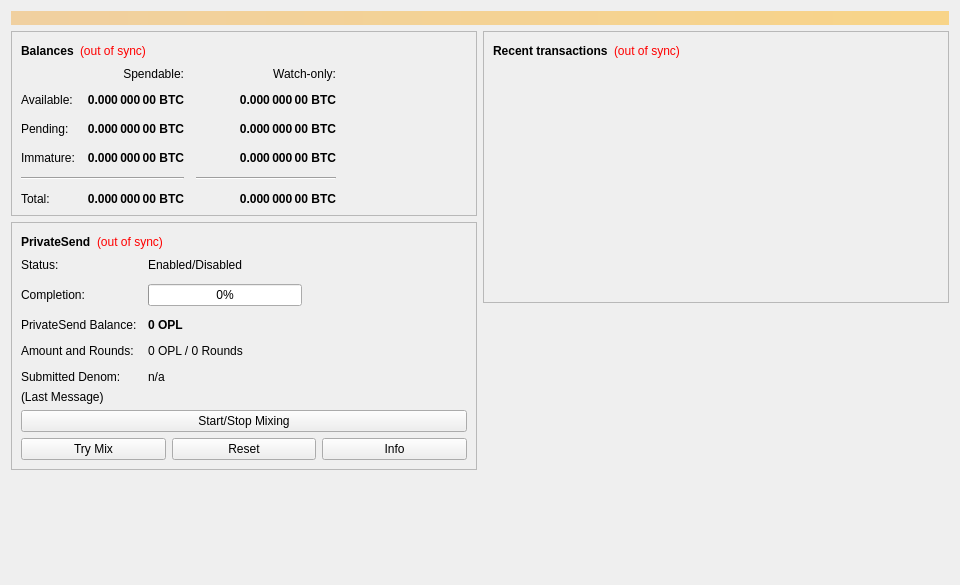
<?xml version="1.0" encoding="UTF-8"?>
<ui version="4.0">
 <class>OverviewPage</class>
 <widget class="QWidget" name="OverviewPage">
  <property name="geometry">
   <rect>
    <x>0</x>
    <y>0</y>
    <width>960</width>
    <height>585</height>
   </rect>
  </property>
  <property name="minimumSize">
   <size>
    <width>960</width>
    <height>0</height>
   </size>
  </property>
  <property name="windowTitle">
   <string>Form</string>
  </property>
  <layout class="QVBoxLayout" name="topLayout">
   <item>
    <widget class="QLabel" name="labelAlerts">
     <property name="visible">
      <bool>false</bool>
     </property>
     <property name="styleSheet">
      <string notr="true">QLabel { background-color: qlineargradient(x1: 0, y1: 0, x2: 1, y2: 0, stop:0 #F0D0A0, stop:1 #F8D488); color:#000000; }</string>
     </property>
     <property name="wordWrap">
      <bool>true</bool>
     </property>
     <property name="margin">
      <number>3</number>
     </property>
     <property name="textInteractionFlags">
      <set>Qt::TextSelectableByMouse</set>
     </property>
    </widget>
   </item>
   <item>
    <layout class="QHBoxLayout" name="horizontalLayout" stretch="1,1">
     <item>
      <layout class="QVBoxLayout" name="verticalLayout_2">
       <item>
        <widget class="QFrame" name="frame">
         <property name="frameShape">
          <enum>QFrame::StyledPanel</enum>
         </property>
         <property name="frameShadow">
          <enum>QFrame::Raised</enum>
         </property>
         <layout class="QVBoxLayout" name="verticalLayout_4">
          <item>
           <layout class="QHBoxLayout" name="horizontalLayout_4">
            <item>
             <widget class="QLabel" name="label_5">
              <property name="font">
               <font>
                <weight>75</weight>
                <bold>true</bold>
               </font>
              </property>
              <property name="text">
               <string>Balances</string>
              </property>
             </widget>
            </item>
            <item>
             <widget class="QLabel" name="labelWalletStatus">
              <property name="toolTip">
               <string>The displayed information may be out of date. Your wallet automatically synchronizes with the Opl network after a connection is established, but this process has not completed yet.</string>
              </property>
              <property name="styleSheet">
               <string notr="true">QLabel { color: red; }</string>
              </property>
              <property name="text">
               <string notr="true">(out of sync)</string>
              </property>
              <property name="alignment">
               <set>Qt::AlignLeading|Qt::AlignLeft|Qt::AlignVCenter</set>
              </property>
             </widget>
            </item>
            <item>
             <spacer name="horizontalSpacer_3">
              <property name="orientation">
               <enum>Qt::Horizontal</enum>
              </property>
              <property name="sizeHint" stdset="0">
               <size>
                <width>40</width>
                <height>20</height>
               </size>
              </property>
             </spacer>
            </item>
           </layout>
          </item>
          <item>
           <layout class="QGridLayout" name="gridLayout">
            <property name="spacing">
             <number>12</number>
            </property>
            <item row="2" column="2">
             <widget class="QLabel" name="labelWatchPending">
              <property name="font">
               <font>
                <weight>75</weight>
                <bold>true</bold>
               </font>
              </property>
              <property name="cursor">
               <cursorShape>IBeamCursor</cursorShape>
              </property>
              <property name="toolTip">
               <string>Unconfirmed transactions to watch-only addresses</string>
              </property>
              <property name="text">
               <string notr="true">0.000 000 00 BTC</string>
              </property>
              <property name="alignment">
               <set>Qt::AlignRight|Qt::AlignTrailing|Qt::AlignVCenter</set>
              </property>
              <property name="textInteractionFlags">
               <set>Qt::LinksAccessibleByMouse|Qt::TextSelectableByKeyboard|Qt::TextSelectableByMouse</set>
              </property>
             </widget>
            </item>
            <item row="2" column="1">
             <widget class="QLabel" name="labelUnconfirmed">
              <property name="font">
               <font>
                <weight>75</weight>
                <bold>true</bold>
               </font>
              </property>
              <property name="cursor">
               <cursorShape>IBeamCursor</cursorShape>
              </property>
              <property name="toolTip">
               <string>Total of transactions that have yet to be confirmed, and do not yet count toward the spendable balance</string>
              </property>
              <property name="text">
               <string notr="true">0.000 000 00 BTC</string>
              </property>
              <property name="alignment">
               <set>Qt::AlignRight|Qt::AlignTrailing|Qt::AlignVCenter</set>
              </property>
              <property name="textInteractionFlags">
               <set>Qt::LinksAccessibleByMouse|Qt::TextSelectableByKeyboard|Qt::TextSelectableByMouse</set>
              </property>
             </widget>
            </item>
            <item row="3" column="2">
             <widget class="QLabel" name="labelWatchImmature">
              <property name="font">
               <font>
                <weight>75</weight>
                <bold>true</bold>
               </font>
              </property>
              <property name="cursor">
               <cursorShape>IBeamCursor</cursorShape>
              </property>
              <property name="toolTip">
               <string>Mined balance in watch-only addresses that has not yet matured</string>
              </property>
              <property name="text">
               <string notr="true">0.000 000 00 BTC</string>
              </property>
              <property name="alignment">
               <set>Qt::AlignRight|Qt::AlignTrailing|Qt::AlignVCenter</set>
              </property>
              <property name="textInteractionFlags">
               <set>Qt::LinksAccessibleByMouse|Qt::TextSelectableByKeyboard|Qt::TextSelectableByMouse</set>
              </property>
             </widget>
            </item>
            <item row="4" column="0" colspan="2">
             <widget class="Line" name="lineSpendableBalance">
              <property name="orientation">
               <enum>Qt::Horizontal</enum>
              </property>
             </widget>
            </item>
            <item row="4" column="2">
             <widget class="Line" name="lineWatchBalance">
              <property name="sizePolicy">
               <sizepolicy hsizetype="Preferred" vsizetype="Fixed">
                <horstretch>0</horstretch>
                <verstretch>0</verstretch>
               </sizepolicy>
              </property>
              <property name="minimumSize">
               <size>
                <width>140</width>
                <height>0</height>
               </size>
              </property>
              <property name="orientation">
               <enum>Qt::Horizontal</enum>
              </property>
             </widget>
            </item>
            <item row="5" column="0">
             <widget class="QLabel" name="labelTotalText">
              <property name="text">
               <string>Total:</string>
              </property>
             </widget>
            </item>
            <item row="3" column="1">
             <widget class="QLabel" name="labelImmature">
              <property name="font">
               <font>
                <weight>75</weight>
                <bold>true</bold>
               </font>
              </property>
              <property name="cursor">
               <cursorShape>IBeamCursor</cursorShape>
              </property>
              <property name="toolTip">
               <string>Mined balance that has not yet matured</string>
              </property>
              <property name="text">
               <string notr="true">0.000 000 00 BTC</string>
              </property>
              <property name="alignment">
               <set>Qt::AlignRight|Qt::AlignTrailing|Qt::AlignVCenter</set>
              </property>
              <property name="textInteractionFlags">
               <set>Qt::LinksAccessibleByMouse|Qt::TextSelectableByKeyboard|Qt::TextSelectableByMouse</set>
              </property>
             </widget>
            </item>
            <item row="2" column="3">
             <spacer name="horizontalSpacer_2">
              <property name="orientation">
               <enum>Qt::Horizontal</enum>
              </property>
              <property name="sizeHint" stdset="0">
               <size>
                <width>40</width>
                <height>20</height>
               </size>
              </property>
             </spacer>
            </item>
            <item row="3" column="0">
             <widget class="QLabel" name="labelImmatureText">
              <property name="text">
               <string>Immature:</string>
              </property>
             </widget>
            </item>
            <item row="5" column="1">
             <widget class="QLabel" name="labelTotal">
              <property name="font">
               <font>
                <weight>75</weight>
                <bold>true</bold>
               </font>
              </property>
              <property name="cursor">
               <cursorShape>IBeamCursor</cursorShape>
              </property>
              <property name="toolTip">
               <string>Your current total balance</string>
              </property>
              <property name="text">
               <string notr="true">0.000 000 00 BTC</string>
              </property>
              <property name="alignment">
               <set>Qt::AlignRight|Qt::AlignTrailing|Qt::AlignVCenter</set>
              </property>
              <property name="textInteractionFlags">
               <set>Qt::LinksAccessibleByMouse|Qt::TextSelectableByKeyboard|Qt::TextSelectableByMouse</set>
              </property>
             </widget>
            </item>
            <item row="5" column="2">
             <widget class="QLabel" name="labelWatchTotal">
              <property name="font">
               <font>
                <weight>75</weight>
                <bold>true</bold>
               </font>
              </property>
              <property name="cursor">
               <cursorShape>IBeamCursor</cursorShape>
              </property>
              <property name="toolTip">
               <string>Current total balance in watch-only addresses</string>
              </property>
              <property name="text">
               <string notr="true">0.000 000 00 BTC</string>
              </property>
              <property name="alignment">
               <set>Qt::AlignRight|Qt::AlignTrailing|Qt::AlignVCenter</set>
              </property>
              <property name="textInteractionFlags">
               <set>Qt::LinksAccessibleByMouse|Qt::TextSelectableByKeyboard|Qt::TextSelectableByMouse</set>
              </property>
             </widget>
            </item>
            <item row="0" column="2">
             <widget class="QLabel" name="labelWatchonly">
              <property name="text">
               <string>Watch-only:</string>
              </property>
              <property name="alignment">
               <set>Qt::AlignRight|Qt::AlignTrailing|Qt::AlignVCenter</set>
              </property>
             </widget>
            </item>
            <item row="1" column="0">
             <widget class="QLabel" name="labelBalanceText">
              <property name="text">
               <string>Available:</string>
              </property>
             </widget>
            </item>
            <item row="1" column="1">
             <widget class="QLabel" name="labelBalance">
              <property name="font">
               <font>
                <weight>75</weight>
                <bold>true</bold>
               </font>
              </property>
              <property name="cursor">
               <cursorShape>IBeamCursor</cursorShape>
              </property>
              <property name="toolTip">
               <string>Your current spendable balance</string>
              </property>
              <property name="text">
               <string notr="true">0.000 000 00 BTC</string>
              </property>
              <property name="alignment">
               <set>Qt::AlignRight|Qt::AlignTrailing|Qt::AlignVCenter</set>
              </property>
              <property name="textInteractionFlags">
               <set>Qt::LinksAccessibleByMouse|Qt::TextSelectableByKeyboard|Qt::TextSelectableByMouse</set>
              </property>
             </widget>
            </item>
            <item row="1" column="2">
             <widget class="QLabel" name="labelWatchAvailable">
              <property name="font">
               <font>
                <weight>75</weight>
                <bold>true</bold>
               </font>
              </property>
              <property name="cursor">
               <cursorShape>IBeamCursor</cursorShape>
              </property>
              <property name="toolTip">
               <string>Your current balance in watch-only addresses</string>
              </property>
              <property name="text">
               <string notr="true">0.000 000 00 BTC</string>
              </property>
              <property name="alignment">
               <set>Qt::AlignRight|Qt::AlignTrailing|Qt::AlignVCenter</set>
              </property>
              <property name="textInteractionFlags">
               <set>Qt::LinksAccessibleByMouse|Qt::TextSelectableByKeyboard|Qt::TextSelectableByMouse</set>
              </property>
             </widget>
            </item>
            <item row="2" column="0">
             <widget class="QLabel" name="labelPendingText">
              <property name="text">
               <string>Pending:</string>
              </property>
             </widget>
            </item>
            <item row="0" column="1">
             <widget class="QLabel" name="labelSpendable">
              <property name="text">
               <string>Spendable:</string>
              </property>
              <property name="alignment">
               <set>Qt::AlignRight|Qt::AlignTrailing|Qt::AlignVCenter</set>
              </property>
             </widget>
            </item>
           </layout>
          </item>
         </layout>
        </widget>
       </item>
       <item>
        <widget class="QFrame" name="framePrivateSend">
         <property name="layoutDirection">
          <enum>Qt::LeftToRight</enum>
         </property>
         <property name="frameShape">
          <enum>QFrame::StyledPanel</enum>
         </property>
         <property name="frameShadow">
          <enum>QFrame::Raised</enum>
         </property>
         <layout class="QVBoxLayout" name="VerticalLayout_PS1">
          <item>
           <layout class="QHBoxLayout" name="horizontalLayout_5">
            <item>
             <widget class="QLabel" name="labelPrivateSendHeader">
              <property name="font">
               <font>
                <weight>75</weight>
                <bold>true</bold>
               </font>
              </property>
              <property name="text">
               <string>PrivateSend</string>
              </property>
             </widget>
            </item>
            <item>
             <widget class="QLabel" name="labelPrivateSendSyncStatus">
              <property name="toolTip">
               <string>The displayed information may be out of date. Your wallet automatically synchronizes with the Opl network after a connection is established, but this process has not completed yet.</string>
              </property>
              <property name="styleSheet">
               <string notr="true">QLabel { color: red; }</string>
              </property>
              <property name="text">
               <string notr="true">(out of sync)</string>
              </property>
              <property name="alignment">
               <set>Qt::AlignLeading|Qt::AlignLeft|Qt::AlignVCenter</set>
              </property>
             </widget>
            </item>
            <item>
             <spacer name="horizontalSpacer_4">
              <property name="orientation">
               <enum>Qt::Horizontal</enum>
              </property>
              <property name="sizeHint" stdset="0">
               <size>
                <width>40</width>
                <height>20</height>
               </size>
              </property>
             </spacer>
            </item>
           </layout>
          </item>
          <item>
           <layout class="QFormLayout" name="privateSendFormLayout">
            <property name="fieldGrowthPolicy">
             <enum>QFormLayout::AllNonFixedFieldsGrow</enum>
            </property>
            <property name="horizontalSpacing">
             <number>11</number>
            </property>
            <property name="verticalSpacing">
             <number>12</number>
            </property>
            <item row="0" column="0">
             <widget class="QLabel" name="labelPrivateSendEnabledText">
              <property name="text">
               <string>Status:</string>
              </property>
             </widget>
            </item>
            <item row="0" column="1">
             <widget class="QLabel" name="labelPrivateSendEnabled">
              <property name="text">
               <string>Enabled/Disabled</string>
              </property>
             </widget>
            </item>
            <item row="1" column="0">
             <widget class="QLabel" name="labelCompletitionText">
              <property name="text">
               <string>Completion:</string>
              </property>
             </widget>
            </item>
            <item row="1" column="1">
             <widget class="QProgressBar" name="privateSendProgress">
              <property name="maximumSize">
               <size>
                <width>154</width>
                <height>16777215</height>
               </size>
              </property>
              <property name="value">
               <number>0</number>
              </property>
             </widget>
            </item>
            <item row="2" column="0">
             <widget class="QLabel" name="labelAnonymizedText">
              <property name="text">
               <string>PrivateSend Balance:</string>
              </property>
             </widget>
            </item>
            <item row="2" column="1">
             <widget class="QLabel" name="labelAnonymized">
              <property name="font">
               <font>
                <weight>75</weight>
                <bold>true</bold>
               </font>
              </property>
              <property name="text">
               <string notr="true">0 OPL</string>
              </property>
             </widget>
            </item>
            <item row="3" column="0">
             <widget class="QLabel" name="labelAmountAndRoundsText">
              <property name="text">
               <string>Amount and Rounds:</string>
              </property>
             </widget>
            </item>
            <item row="3" column="1">
             <widget class="QLabel" name="labelAmountRounds">
              <property name="text">
               <string>0 OPL / 0 Rounds</string>
              </property>
             </widget>
            </item>
            <item row="4" column="0">
             <widget class="QLabel" name="labelSubmittedDenomText">
              <property name="text">
               <string>Submitted Denom:</string>
              </property>
             </widget>
            </item>
            <item row="4" column="1">
             <widget class="QLabel" name="labelSubmittedDenom">
              <property name="toolTip">
               <string>The denominations you submitted to the Masternode.&lt;br&gt;To mix, other users must submit the exact same denominations.</string>
              </property>
              <property name="text">
               <string>n/a</string>
              </property>
             </widget>
            </item>
           </layout>
          </item>
          <item>
           <layout class="QVBoxLayout" name="VerticalLayout_PS">
            <item>
             <widget class="QLabel" name="labelPrivateSendLastMessage">
              <property name="text">
               <string>(Last Message)</string>
              </property>
              <property name="alignment">
               <set>Qt::AlignLeading|Qt::AlignLeft|Qt::AlignTop</set>
              </property>
              <property name="wordWrap">
               <bool>true</bool>
              </property>
             </widget>
            </item>
            <item>
             <widget class="QPushButton" name="togglePrivateSend">
              <property name="sizePolicy">
               <sizepolicy hsizetype="MinimumExpanding" vsizetype="Fixed">
                <horstretch>0</horstretch>
                <verstretch>0</verstretch>
               </sizepolicy>
              </property>
              <property name="text">
               <string>Start/Stop Mixing</string>
              </property>
             </widget>
            </item>
            <item>
             <layout class="QHBoxLayout" name="horizontalLayout_debugbuttons">
              <item>
               <widget class="QPushButton" name="privateSendAuto">
                <property name="sizePolicy">
                 <sizepolicy hsizetype="MinimumExpanding" vsizetype="Fixed">
                  <horstretch>0</horstretch>
                  <verstretch>0</verstretch>
                 </sizepolicy>
                </property>
                <property name="toolTip">
                 <string>Try to manually submit a PrivateSend request.</string>
                </property>
                <property name="text">
                 <string>Try Mix</string>
                </property>
               </widget>
              </item>
              <item>
               <widget class="QPushButton" name="privateSendReset">
                <property name="sizePolicy">
                 <sizepolicy hsizetype="MinimumExpanding" vsizetype="Fixed">
                  <horstretch>0</horstretch>
                  <verstretch>0</verstretch>
                 </sizepolicy>
                </property>
                <property name="toolTip">
                 <string>Reset the current status of PrivateSend (can interrupt PrivateSend if it's in the process of Mixing, which can cost you money!)</string>
                </property>
                <property name="autoFillBackground">
                 <bool>false</bool>
                </property>
                <property name="text">
                 <string>Reset</string>
                </property>
               </widget>
              </item>
              <item>
               <widget class="QPushButton" name="privateSendInfo">
                <property name="sizePolicy">
                 <sizepolicy hsizetype="MinimumExpanding" vsizetype="Fixed">
                  <horstretch>0</horstretch>
                  <verstretch>0</verstretch>
                 </sizepolicy>
                </property>
                <property name="toolTip">
                 <string>Information about PrivateSend and Mixing</string>
                </property>
                <property name="text">
                 <string>Info</string>
                </property>
               </widget>
              </item>
             </layout>
            </item>
           </layout>
          </item>
         </layout>
        </widget>
       </item>
       <item>
        <spacer name="verticalSpacer">
         <property name="orientation">
          <enum>Qt::Vertical</enum>
         </property>
         <property name="sizeHint" stdset="0">
          <size>
           <width>20</width>
           <height>40</height>
          </size>
         </property>
        </spacer>
       </item>
      </layout>
     </item>
     <item>
      <layout class="QVBoxLayout" name="verticalLayout_3">
       <item>
        <widget class="QFrame" name="frame_2">
         <property name="frameShape">
          <enum>QFrame::StyledPanel</enum>
         </property>
         <property name="frameShadow">
          <enum>QFrame::Raised</enum>
         </property>
         <layout class="QVBoxLayout" name="verticalLayout">
          <item>
           <layout class="QHBoxLayout" name="horizontalLayout_2">
            <item>
             <widget class="QLabel" name="label_4">
              <property name="font">
               <font>
                <weight>75</weight>
                <bold>true</bold>
               </font>
              </property>
              <property name="text">
               <string>Recent transactions</string>
              </property>
             </widget>
            </item>
            <item>
             <widget class="QLabel" name="labelTransactionsStatus">
              <property name="toolTip">
               <string>The displayed information may be out of date. Your wallet automatically synchronizes with the Opl network after a connection is established, but this process has not completed yet.</string>
              </property>
              <property name="styleSheet">
               <string notr="true">QLabel { color: red; }</string>
              </property>
              <property name="text">
               <string notr="true">(out of sync)</string>
              </property>
              <property name="alignment">
               <set>Qt::AlignLeading|Qt::AlignLeft|Qt::AlignVCenter</set>
              </property>
             </widget>
            </item>
            <item>
             <spacer name="horizontalSpacer">
              <property name="orientation">
               <enum>Qt::Horizontal</enum>
              </property>
              <property name="sizeHint" stdset="0">
               <size>
                <width>40</width>
                <height>20</height>
               </size>
              </property>
             </spacer>
            </item>
           </layout>
          </item>
          <item>
           <widget class="QListView" name="listTransactions">
            <property name="styleSheet">
             <string notr="true">QListView { background: transparent; }</string>
            </property>
            <property name="frameShape">
             <enum>QFrame::NoFrame</enum>
            </property>
            <property name="verticalScrollBarPolicy">
             <enum>Qt::ScrollBarAlwaysOff</enum>
            </property>
            <property name="horizontalScrollBarPolicy">
             <enum>Qt::ScrollBarAlwaysOff</enum>
            </property>
            <property name="selectionMode">
             <enum>QAbstractItemView::NoSelection</enum>
            </property>
           </widget>
          </item>
         </layout>
        </widget>
       </item>
       <item>
        <spacer name="verticalSpacer_2">
         <property name="orientation">
          <enum>Qt::Vertical</enum>
         </property>
         <property name="sizeHint" stdset="0">
          <size>
           <width>20</width>
           <height>40</height>
          </size>
         </property>
        </spacer>
       </item>
      </layout>
     </item>
    </layout>
   </item>
  </layout>
 </widget>
 <resources/>
 <connections/>
</ui>
